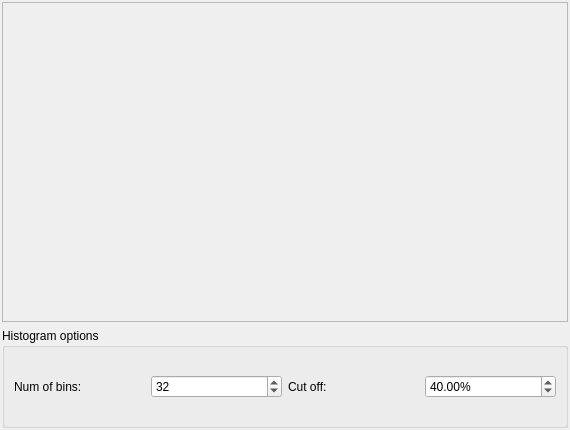
<?xml version="1.0" encoding="UTF-8"?>
<ui version="4.0">
 <class>Histogram_manager</class>
 <widget class="QWidget" name="Histogram_manager">
  <property name="geometry">
   <rect>
    <x>0</x>
    <y>0</y>
    <width>570</width>
    <height>430</height>
   </rect>
  </property>
  <property name="minimumSize">
   <size>
    <width>561</width>
    <height>410</height>
   </size>
  </property>
  <property name="windowTitle">
   <string>Form</string>
  </property>
  <layout class="QVBoxLayout" name="verticalLayout_2">
   <property name="leftMargin">
    <number>2</number>
   </property>
   <property name="topMargin">
    <number>2</number>
   </property>
   <property name="rightMargin">
    <number>2</number>
   </property>
   <property name="bottomMargin">
    <number>2</number>
   </property>
   <item>
    <widget class="QFrame" name="_display">
     <property name="minimumSize">
      <size>
       <width>500</width>
       <height>320</height>
      </size>
     </property>
     <property name="frameShape">
      <enum>QFrame::StyledPanel</enum>
     </property>
     <property name="frameShadow">
      <enum>QFrame::Raised</enum>
     </property>
     <layout class="QVBoxLayout" name="verticalLayout_3">
      <property name="leftMargin">
       <number>2</number>
      </property>
      <property name="topMargin">
       <number>2</number>
      </property>
      <property name="rightMargin">
       <number>2</number>
      </property>
      <property name="bottomMargin">
       <number>2</number>
      </property>
     </layout>
    </widget>
   </item>
   <item>
    <widget class="QGroupBox" name="groupBox">
     <property name="title">
      <string>Histogram options</string>
     </property>
     <layout class="QHBoxLayout" name="horizontalLayout_2">
      <item>
       <widget class="QLabel" name="label_2">
        <property name="text">
         <string>Num of bins:</string>
        </property>
       </widget>
      </item>
      <item>
       <widget class="QSpinBox" name="spinBox">
        <property name="enabled">
         <bool>true</bool>
        </property>
        <property name="minimum">
         <number>1</number>
        </property>
        <property name="value">
         <number>32</number>
        </property>
       </widget>
      </item>
      <item>
       <widget class="QLabel" name="label">
        <property name="text">
         <string>Cut off:</string>
        </property>
       </widget>
      </item>
      <item>
       <widget class="QDoubleSpinBox" name="doubleSpinBox">
        <property name="enabled">
         <bool>true</bool>
        </property>
        <property name="suffix">
         <string>%</string>
        </property>
        <property name="value">
         <double>40.000000000000000</double>
        </property>
       </widget>
      </item>
     </layout>
    </widget>
   </item>
  </layout>
 </widget>
 <resources/>
 <connections/>
</ui>
